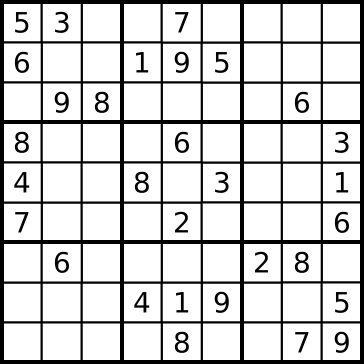
#> input picture Highspeed/sudo.png, 364 x 364 px
$ python houghTransform.py
#> lines starting #> are read from the running program, lines starting #| are printed output that depends on the picture; after the words box and inside, x2 and y2 are one past the last pixel; in counts of white or black regions, pixels touching at a corner belong together
import cv2
import numpy as np

img = cv2.imread('sudo.png')
#> img is the input picture: shape (364, 364, 3); min 0, max 255, mean 208.7
gray = cv2.cvtColor(img,cv2.COLOR_BGR2GRAY)
edges = cv2.Canny(gray,50,150,apertureSize = 3)
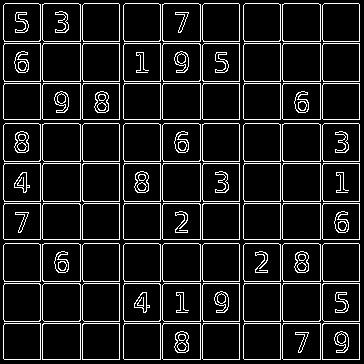
#> edges: shape (364, 364); 11.2% white in thin lines or dots

lines = cv2.HoughLines(edges,1,np.pi/180,200)
#> lines = 36 rows, first 8: [119, 0], [239, 0], [359, 0], [280, 0], [320, 0], [80, 0], [160, 0], [359, 1.57]
for rho,theta in lines[0]:
    a = np.cos(theta)
    b = np.sin(theta)
    x0 = a*rho
    y0 = b*rho
    x1 = int(x0 + 200*(-b))
    y1 = int(y0 + 200*(a))
    x2 = int(x0 - 200*(-b))
    y2 = int(y0 - 200*(a))

    cv2.line(img,(x1,y1),(x2,y2),(0,0,255),2)
#> this loop made 1 pass
#> (rho, theta, a, b, x0, y0, x1, y1) on pass 1: (119, 0, 1, 0, 119, 0, 119, 200)
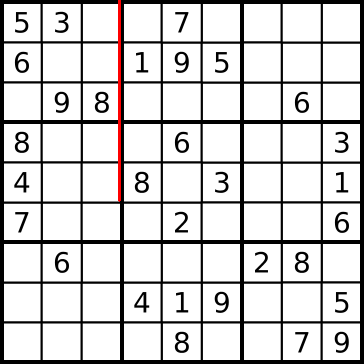
#> img: shape (364, 364, 3); 0.46% of pixels changed, all inside (x1, y1, x2, y2) = (118, 0, 121, 202)

cv2.imwrite('sudo_out.png',img)
